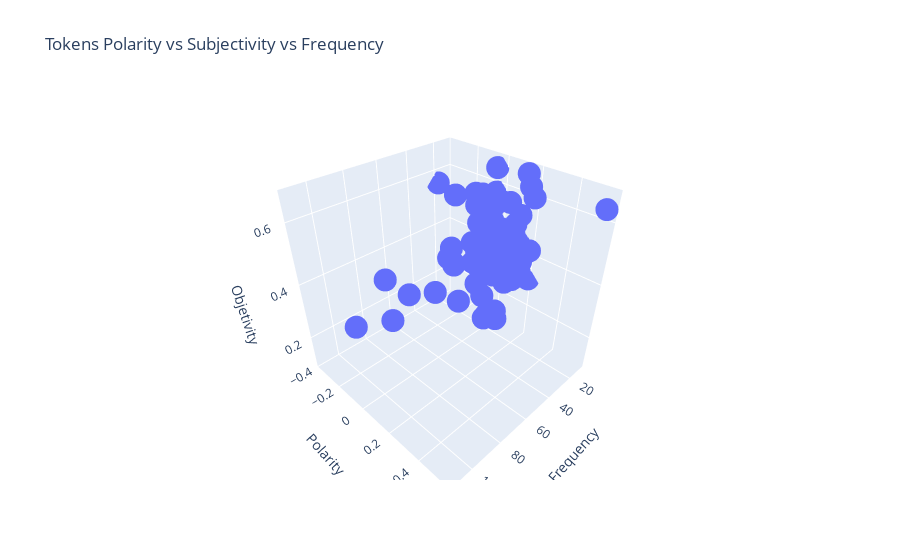

Notebook code for this chart:
### Code cell
fig3d = px.scatter_3d(
    macro_data_frame.loc[(list(log_updated_new_data_set_df.columns))],
    x="Frequency",
    y="Polarity",
    z="Objetivity",
    hover_name=macro_data_frame.loc[(list(log_updated_new_data_set_df.columns))].index.astype(str),
    hover_data={"Frequency":":.3f", "Polarity":":.3f", "Objetivity":True},
    title=f"Tokens Polarity vs Subjectivity vs Frequency"
)
fig3d.show()

### Figure 1 — Plotly figure (JSON) as saved in the notebook; plotly's stock layout.template omitted (floating-point values rounded to 4 significant figures; data arrays with more than 128 entries replaced by an {"elided": "..."} marker saying what was removed)
{"data": [{"hovertemplate": "<b>%{hovertext}</b><br><br>Frequency=%{x:.3f}<br>Polarity=%{y:.3f}<br>Objetivity=%{z}<extra></extra>", "hovertext": {"elided": "147 str values"}, "legendgroup": "", "marker": {"color": "#636efa", "symbol": "circle"}, "mode": "markers", "name": "", "scene": "scene", "showlegend": false, "type": "scatter3d", "x": {"elided": "147 int values"}, "y": {"elided": "147 float values"}, "z": {"elided": "147 float values"}}], "layout": {"legend": {"tracegroupgap": 0}, "scene": {"domain": {"x": [0, 1], "y": [0, 1]}, "xaxis": {"title": {"text": "Frequency"}}, "yaxis": {"title": {"text": "Polarity"}}, "zaxis": {"title": {"text": "Objetivity"}}}, "title": {"text": "Tokens Polarity vs Subjectivity vs Frequency"}}}
